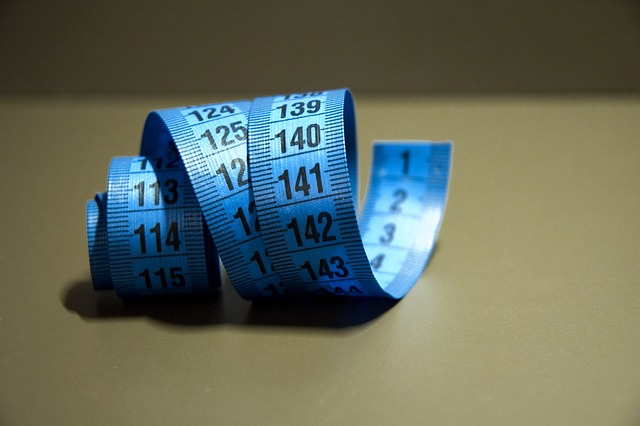
#> input picture sample.jpg, 640 x 426 px
$ python convert_gray_scale.py
#> lines starting #> are read from the running program, lines starting #| are printed output that depends on the picture
import os
import numpy as np
import cv2

os.chdir(os.path.dirname(os.path.abspath(__file__)))
image=cv2.imread("sample.jpg")
#> image is the input picture: shape (426, 640, 3); mean B, G, R 92.4, 106.8, 99.8
h,w,c=image.shape
#> h = 426; w = 640; c = 3
output=np.zeros((h,w),dtype=np.uint8)
for i in range(h):
    for j in range(w):
        r,b,g=image[i,j]
        gray_value=int(0.2898*r+0.5870*b+0.114*g)
        output[i,j]=gray_value
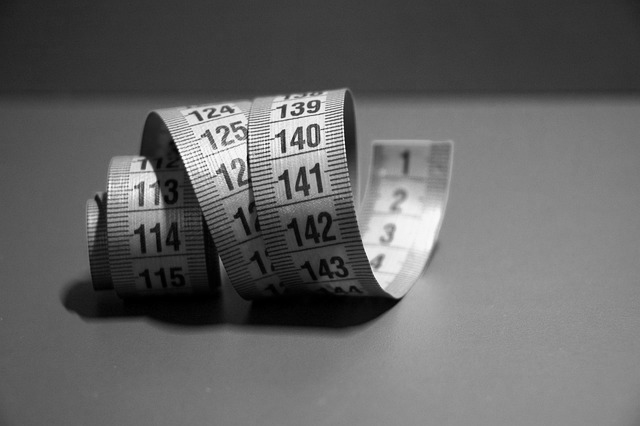
#> output: shape (426, 640); min 0, max 250, mean 100.4
cv2.imshow("image",output)
cv2.waitKey(0)
cv2.destroyAllWindows()
